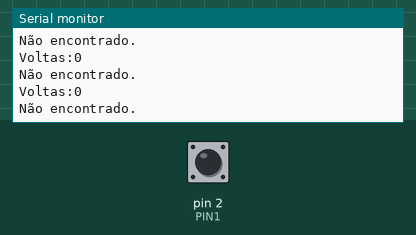
Recording of a sketch running on a simulated Arduino Uno, built with avr-gcc and run on an emulated ATmega328P. Parts: the last lines printed to the serial monitor. The test bench sets the inputs (shaded band); at power-on: pin 2 (PIN1) LOW.

Above: at 1.2 s.
1.3 s: pin 2 (PIN1) driven HIGH
At 1.9 s:
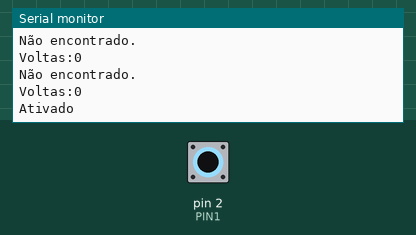
2.8 s: pin 2 (PIN1) driven LOW
At 3.4 s:
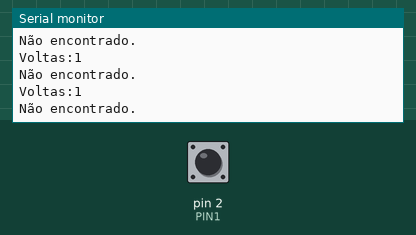
5.8 s: pin 2 (PIN1) pulsed HIGH 2 times (0.12 s each, 0.3 s apart)
9.4 s: pin 2 (PIN1) pulsed HIGH 5 times (0.12 s each, 0.3 s apart)
At 9.53 s:
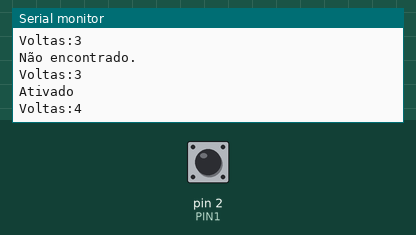
Timing chart, 0 to 12.4 s (numbered marks = the images above; inputs shaded):
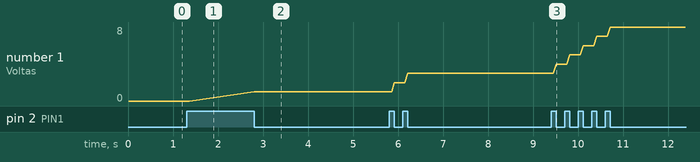

Measured:
- after the input at 1.3 s, the serial monitor: prints a new line after 0.07 s (image 1)
- after the input at 2.8 s, the serial monitor: prints a new line at once (image 2)
- after the input at 9.4 s, the serial monitor: prints a new line after 0.06 s (image 3)
- plotted number 1: 0 → 1 after the input at 2.8 s, 1 → 3 after the input at 5.8 s, 3 → 8 after the input at 9.4 s

The sketch:

teste_anem.ino
```cpp
  const int PIN1 = 2;  // Reed Switch Pin
volatile int voltas = 0;

void setup() {
  Serial.begin(9600);   // Init serial 9600
  pinMode(PIN1, INPUT);  // Set pin as INPUT
}
void loop() {
  int read1 = digitalRead(PIN1);  // Reading pin value

  if (read1 == 1){
    Serial.println("Ativado");
    voltas++;
    while (read1 == 1) {
      read1 = digitalRead(PIN1);
      if (read1 != 1){
        break;
      }
    }
  } else {
    Serial.println("Não encontrado.");
  }

  Serial.print("Voltas:");
  Serial.println(voltas);

  delay(10);  // Wait for 1 second

}
```
